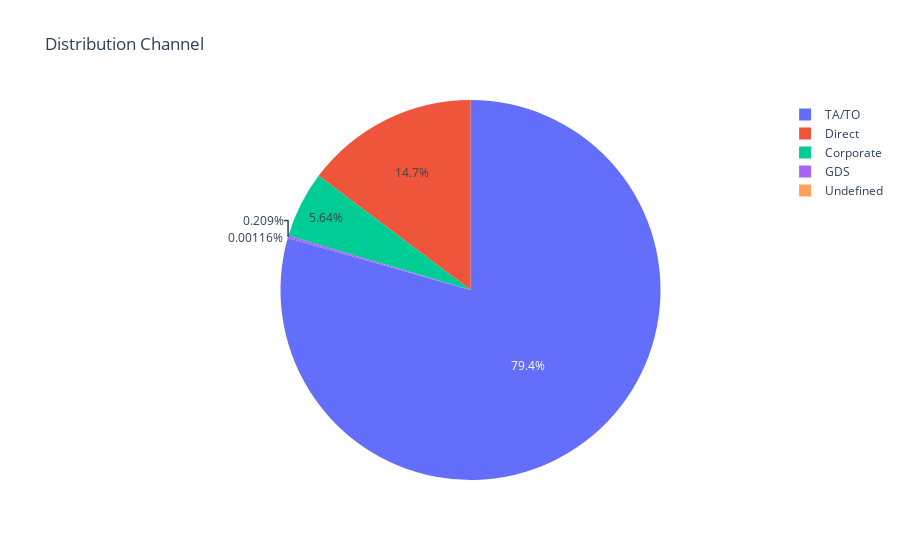

Source (notebook cell):
### Markdown cell above
#### 4. Distribution Channel

### Code cell
px.pie(data_frame=df.distribution_channel.value_counts(),names=df.distribution_channel.value_counts().index,values=df.distribution_channel.value_counts(),title='Distribution Channel')

### Figure 1 — Plotly figure (JSON) as saved in the notebook; plotly's stock layout.template omitted (floating-point values rounded to 4 significant figures)
{"data": [{"domain": {"x": [0, 1], "y": [0, 1]}, "hovertemplate": "label=%{label}<br>value=%{value}<extra></extra>", "labels": ["TA/TO", "Direct", "Corporate", "GDS", "Undefined"], "legendgroup": "", "name": "", "showlegend": true, "type": "pie", "values": [68731, 12761, 4886, 181, 1]}], "layout": {"legend": {"tracegroupgap": 0}, "title": {"text": "Distribution Channel"}, "autosize": true}}
